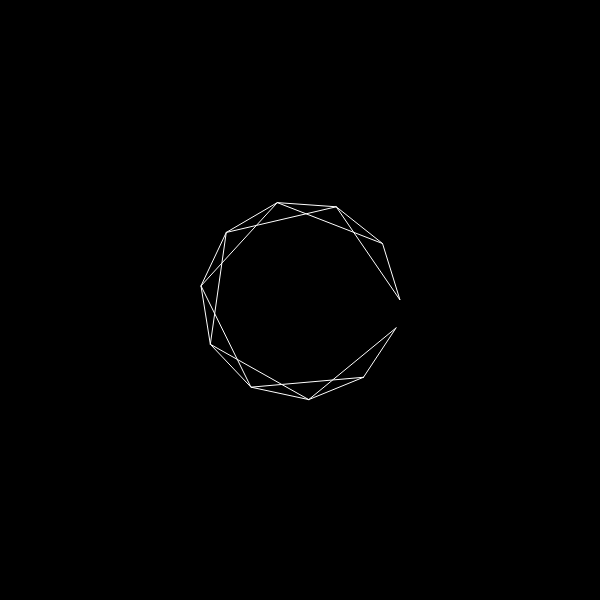
Frame 1 (no input)
Frame 60 (no input): identical to frame 1, image omitted
Frame 120 (the mouse pressed at the canvas centre since frame 60): identical to frame 1, image omitted

The p5.js sketch that drew this single still picture (run headless with seeded random() and noise() and a simulated clock; from frame 60 on, the mouse is pressed at the canvas centre):

// p5.js sketch
// ── sketch.js
function setup() {
	createCanvas(600, 600);
}

function draw() {
    background(0);
    noFill();
    strokeWeight(1);
    stroke(255);
    let fc = frameCount * 0.08;
    beginShape(TRIANGLE_STRIP);
    for (let i = TWO_PI; i >= 0; i-=0.6) {
        let r = 100 ;
        let x = r * cos(i) + width/2;
        let y = r * sin(i) + height/2;
        vertex(x,y);
       
    }
    endShape();
    
}
